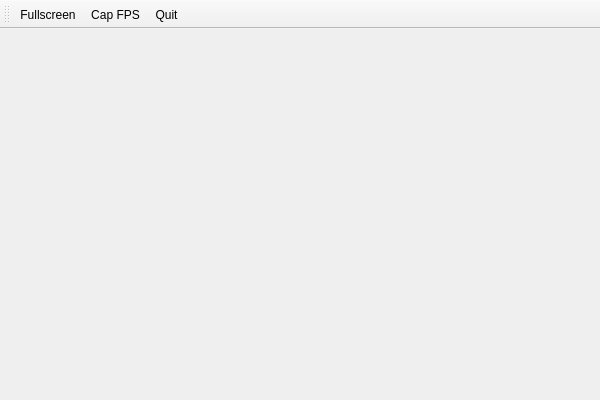
<?xml version="1.0" encoding="UTF-8"?>
<ui version="4.0">
 <class>MainWindowClass</class>
 <widget class="QMainWindow" name="MainWindowClass">
  <property name="geometry">
   <rect>
    <x>0</x>
    <y>0</y>
    <width>600</width>
    <height>400</height>
   </rect>
  </property>
  <property name="windowTitle">
   <string>MainWindow</string>
  </property>
  <widget class="QWidget" name="centralWidget"/>
  <widget class="QToolBar" name="mainToolBar">
   <attribute name="toolBarArea">
    <enum>TopToolBarArea</enum>
   </attribute>
   <attribute name="toolBarBreak">
    <bool>false</bool>
   </attribute>
   <addaction name="actionFullscreen"/>
   <addaction name="actionCap_FPS"/>
   <addaction name="actionQuit"/>
  </widget>
  <action name="actionFullscreen">
   <property name="checkable">
    <bool>true</bool>
   </property>
   <property name="text">
    <string>Fullscreen</string>
   </property>
  </action>
  <action name="actionQuit">
   <property name="text">
    <string>Quit</string>
   </property>
  </action>
  <action name="actionCap_FPS">
   <property name="checkable">
    <bool>true</bool>
   </property>
   <property name="text">
    <string>Cap FPS</string>
   </property>
  </action>
 </widget>
 <layoutdefault spacing="6" margin="11"/>
 <resources>
  <include location="MainWindow.qrc"/>
 </resources>
 <connections/>
</ui>
